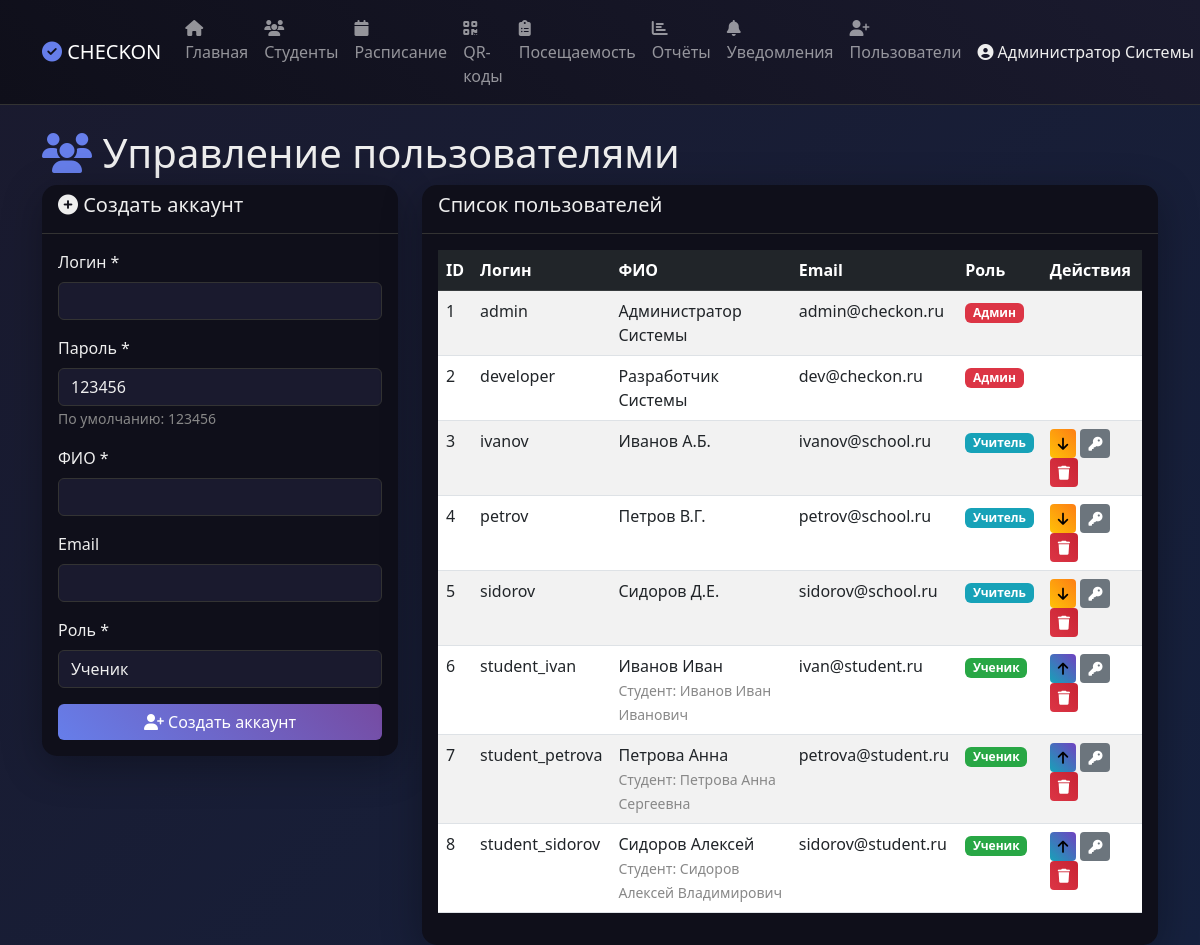
/users.php (signed in), run on the app's committed database.
### tables this page shows
CREATE TABLE users (
            id INTEGER PRIMARY KEY AUTOINCREMENT,
            username TEXT UNIQUE NOT NULL,
            password TEXT NOT NULL,
            full_name TEXT NOT NULL,
            email TEXT,
            role TEXT NOT NULL CHECK(role IN ('admin', 'teacher', 'student')),
            student_id INTEGER,
            created_at TEXT DEFAULT CURRENT_TIMESTAMP,
            FOREIGN KEY (student_id) REFERENCES students(id)
        );

CREATE TABLE students (
            id INTEGER PRIMARY KEY AUTOINCREMENT,
            full_name TEXT NOT NULL,
            group_name TEXT NOT NULL,
            parent_email TEXT,
            parent_phone TEXT
        , telegram_id TEXT);

### users.php (the view, shortened to what this page needs)
<?php
require_once 'config.php';
if ($_SESSION['role'] == 'admin') {
    $users = $pdo->query("
        SELECT u.*, s.full_name as student_name
        FROM users u
        LEFT JOIN students s ON u.student_id = s.id
        ORDER BY
            CASE u.role
                WHEN 'admin' THEN 1
                WHEN 'teacher' THEN 2
                WHEN 'student' THEN 3
                ELSE 4
            END, u.username
    ")->fetchAll();
}
?>
<!DOCTYPE html>
<html lang="ru">
<head>
    <link href="https://cdn.jsdelivr.net/npm/bootstrap@5.3.0/dist/css/bootstrap.min.css" rel="stylesheet">
    <link rel="stylesheet" href="https://cdnjs.cloudflare.com/ajax/libs/font-awesome/6.4.0/css/all.min.css">
</head>
<body>
    <?php include 'navbar.php'; ?>
    <div class="container mt-4">
        <h1><i class="fas fa-users" style="color: #667eea;"></i> Управление пользователями</h1>
        <div class="row">
            <?php if ($_SESSION['role'] == 'admin'): ?>
            <div class="col-md-4">
                <div class="card">
                    <div class="card-header">
                        <h5><i class="fas fa-plus-circle"></i> Создать аккаунт</h5>
                    </div>
                    <div class="card-body">
                        <form method="POST">
                            <div class="mb-3">
                                <label class="form-label">Логин *</label>
                                <input type="text" class="form-control" name="username" required>
                            </div>
                            <div class="mb-3">
                                <label class="form-label">Пароль *</label>
                                <input type="text" class="form-control" name="password" value="123456" required>
                                <small class="text-muted">По умолчанию: 123456</small>
                            </div>
                            <div class="mb-3">
                                <label class="form-label">ФИО *</label>
                                <input type="text" class="form-control" name="full_name" required>
                            </div>
                            <div class="mb-3">
                                <label class="form-label">Email</label>
                                <input type="email" class="form-control" name="email">
                            </div>
                            <div class="mb-3">
                                <label class="form-label">Роль *</label>
                                <select class="form-select" name="role" id="roleSelect" required>
                                    <option value="student">Ученик</option>
                                </select>
                            </div>
                            <button type="submit" class="btn btn-primary w-100">
                                <i class="fas fa-user-plus"></i> Создать аккаунт
                            </button>
                        </form>
                    </div>
                </div>
            </div>
            <?php endif; ?>
            <div class="col-md-<?= $_SESSION['role'] == 'admin' ? '8' : '12' ?>">
                <div class="card">
                    <div class="card-header">
                        <h5>Список пользователей</h5>
                    </div>
                    <div class="card-body">
                        <div class="table-responsive">
                            <table class="table table-striped">
                                <thead class="table-dark">
                                    <tr>
                                        <th>ID</th>
                                        <th>Логин</th>
                                        <th>ФИО</th>
                                        <th>Email</th>
                                        <th>Роль</th>
                                        <th>Действия</th>
                                    </tr>
                                </thead>
                                <tbody>
                                    <?php foreach ($users as $user): ?>
                                    <tr>
                                        <td><?= $user['id'] ?></td>
                                        <td><?= htmlspecialchars($user['username']) ?></td>
                                        <td><?= htmlspecialchars($user['full_name']) ?>
                                            <?php if ($user['student_name']): ?>
                                                <br><small class="text-muted">Студент: <?= htmlspecialchars($user['student_name']) ?></small>
                                            <?php endif; ?>
                                        </td>
                                        <td><?= htmlspecialchars($user['email']) ?></td>
                                        <td>
                                            <?php
                                            if ($user['role'] == 'admin') echo '<span class="badge" style="background: #dc3545;">Админ</span>';
                                            elseif ($user['role'] == 'teacher') echo '<span class="badge" style="background: #17a2b8;">Учитель</span>';
                                            else echo '<span class="badge" style="background: #28a745;">Ученик</span>';
                                            ?>
                                        </td>
                                        <td>
                                            <?php if ($_SESSION['role'] == 'admin'): ?>
                                                <?php if ($user['role'] == 'student'): ?>
                                                    <form method="POST" style="display:inline-block">
                                                        <button type="submit" class="btn btn-sm btn-info" onclick="return confirm('Повысить пользователя до преподавателя?')">
                                                            <i class="fas fa-arrow-up"></i>
                                                        </button>
                                                    </form>
                                                <?php elseif ($user['role'] == 'teacher'): ?>
                                                    <form method="POST" style="display:inline-block">
                                                        <button type="submit" class="btn btn-sm btn-warning" onclick="return confirm('Понизить пользователя до ученика?')">
                                                            <i class="fas fa-arrow-down"></i>
                                                        </button>
                                                    </form>
                                                <?php endif; ?>
                                                <?php if ($user['role'] != 'admin'): ?>
                                                <form method="POST" style="display:inline-block">
                                                    <button type="submit" class="btn btn-sm btn-secondary" onclick="return confirm('Сбросить пароль на 123456?')">
                                                        <i class="fas fa-key"></i>
                                                    </button>
                                                </form>
                                                <form method="POST" style="display:inline-block">
                                                    <button type="submit" class="btn btn-sm btn-danger" onclick="return confirm('Удалить пользователя?')">
                                                        <i class="fas fa-trash"></i>
                                                    </button>
                                                </form>
                                                <?php endif; ?>
                                            <?php else: ?>
                                                <span class="text-muted">-</span>
                                            <?php endif; ?>
                                    </tr>
                                    <?php endforeach; ?>
                                </tbody>
                            </table>
                        </div>
                    </div>
                </div>
            </div>
        </div>
    </div>
</body>
</html>

### users.php (style rules this page uses)
body { background: linear-gradient(135deg, #1a1a2e 0%, #16213e 100%); min-height: 100vh; }
.card { background: #0f0f1a; border: none; border-radius: 15px; box-shadow: 0 10px 40px rgba(0,0,0,0.3); }
.card-header { border-bottom: 1px solid #333; background: transparent; }
.text-white, h1, h2, h3, h4, h5, h6, p, label { color: #eee !important; }
.text-muted { color: #888 !important; }
.table { color: #eee; }
.table-striped>tbody>tr:nth-of-type(odd) { background-color: rgba(255,255,255,0.05); }
.form-control, .form-select { background: #1a1a2e; border: 1px solid #333; color: #eee; }
.btn-primary { background: linear-gradient(45deg, #667eea, #764ba2); border: none; }
.btn-warning { background: linear-gradient(45deg, #ffc107, #fd7e14); border: none; color: #000; }
.btn-danger { background: linear-gradient(45deg, #dc3545, #c82333); border: none; }
.btn-secondary { background: #6c757d; border: none; }
.btn-info { background: linear-gradient(45deg, #17a2b8, #6f42c1); border: none; }

### data on the page
users: id "1", username "admin", full_name "Администратор Системы", email "admin@checkon.ru", role "Админ"
users: id "2", username "developer", full_name "Разработчик Системы", email "dev@checkon.ru", role "Админ"
users: id "3", username "ivanov", full_name "Иванов А.Б.", email "ivanov@school.ru", role "Учитель"
users: id "4", username "petrov", full_name "Петров В.Г.", email "petrov@school.ru", role "Учитель"
users: id "5", username "sidorov", full_name "Сидоров Д.Е.", email "sidorov@school.ru", role "Учитель"
users: id "6", username "student_ivan", full_name "Иванов Иван", student.full_name "Иванов Иван Иванович", email "ivan@student.ru", role "Ученик"
users: id "7", username "student_petrova", full_name "Петрова Анна", student.full_name "Петрова Анна Сергеевна", email "petrova@student.ru", role "Ученик"
users: id "8", username "student_sidorov", full_name "Сидоров Алексей", student.full_name "Сидоров Алексей Владимирович", email "sidorov@student.ru", role "Ученик"

### other printed values
$_SESSION['full_name'] "Администратор Системы"
